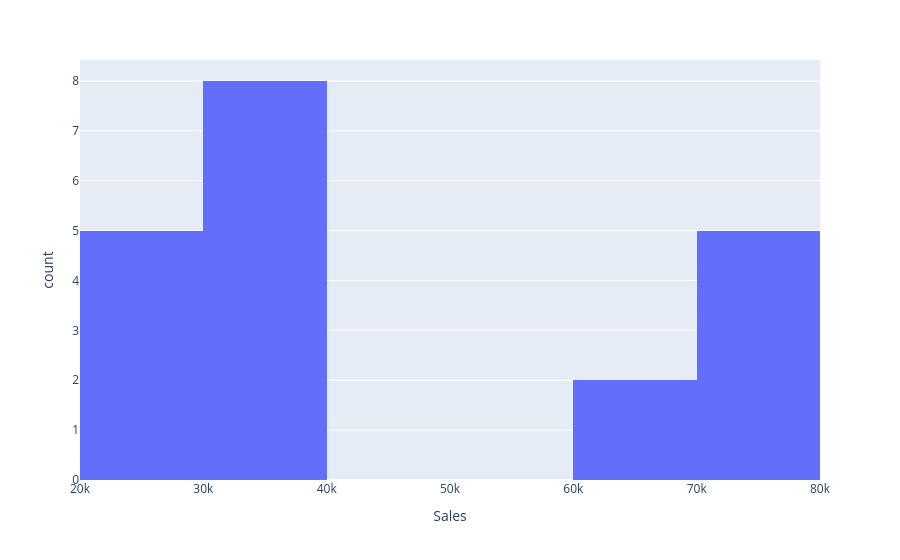

Notebook code for this chart:
### Code cell
fig = px.histogram(df,
              x="Sales",
              nbins=10,
             )
fig.show()

### Figure 1 — Plotly figure (JSON) as saved in the notebook; plotly's stock layout.template omitted (floating-point values rounded to 4 significant figures)
{"data": [{"bingroup": "x", "hovertemplate": "Sales=%{x}<br>count=%{y}<extra></extra>", "legendgroup": "", "marker": {"color": "#636efa", "pattern": {"shape": ""}}, "name": "", "nbinsx": 10, "orientation": "v", "showlegend": false, "type": "histogram", "x": [65000, 30000, 25000, 70000, 32000, 27000, 68000, 35000, 26000, 72000, 33000, 28000, 75000, 34000, 29000, 76000, 36000, 30000, 78000, 37000], "xaxis": "x", "yaxis": "y"}], "layout": {"barmode": "relative", "legend": {"tracegroupgap": 0}, "margin": {"t": 60}, "xaxis": {"anchor": "y", "domain": [0, 1], "title": {"text": "Sales"}}, "yaxis": {"anchor": "x", "domain": [0, 1], "title": {"text": "count"}}}}
